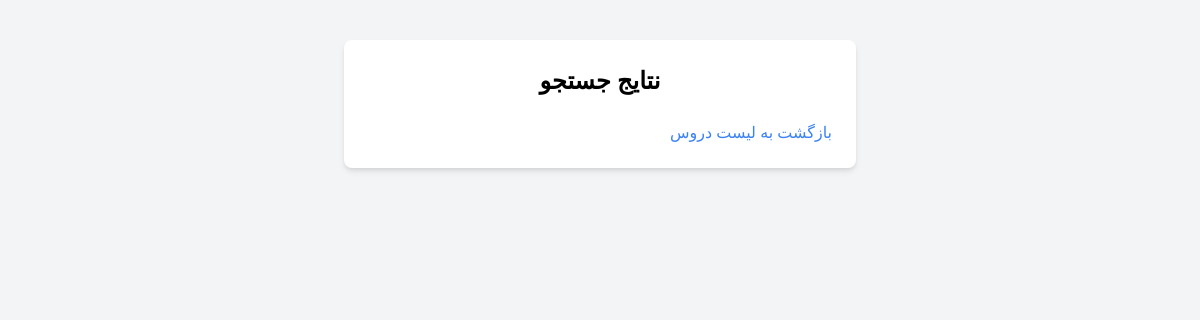
Page /search_courses on the earlier database version.
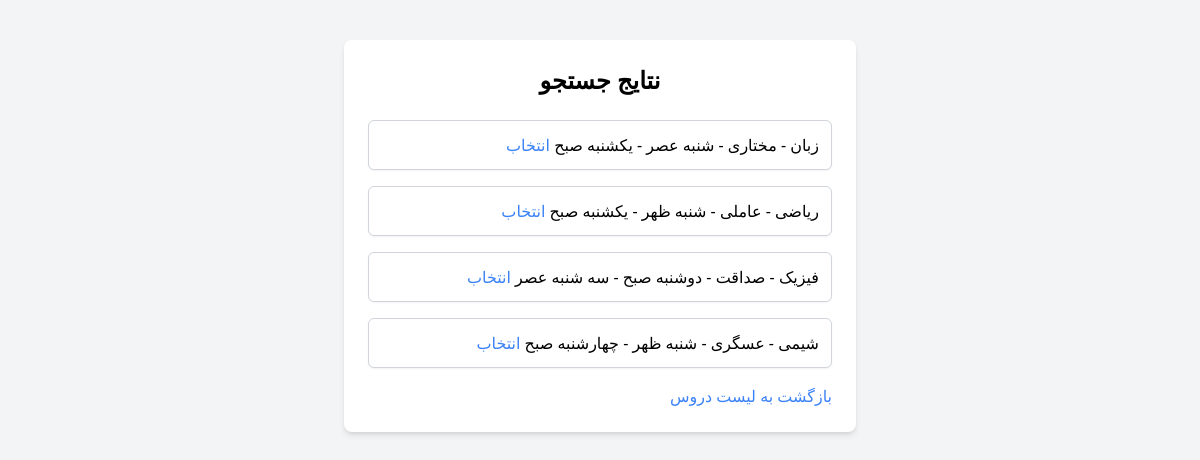
Same page on the later database version.
### user/models.py (models this page shows)
class Course(models.Model):
    course_name = models.CharField(max_length=100)
    instructor_name = models.CharField(max_length=100)
    schedule = models.CharField(max_length=50)

### user/views.py (the view)
# urls.py: path('search_courses', views.search_courses, name='search_courses'),
def search_courses(request):
    query = request.GET.get('search', '')
    result = Course.objects.filter(Q(course_name__contains=query) | Q(instructor_name__contains=query))
    return render(request, 'user/search_courses.html', {"courses": result})

### user/templates/user/search_courses.html (shortened to what this page needs)
{% load static %}
<!DOCTYPE html>
<html lang="fa" dir="rtl">
<head>
    <link href="https://cdn.jsdelivr.net/npm/tailwindcss@2.2.19/dist/tailwind.min.css" rel="stylesheet">
</head>
<body class="bg-gray-100">
    <div class="container mx-auto mt-10 p-6 bg-white rounded-lg shadow-md max-w-lg">
        <h2 class="text-2xl font-bold mb-6 text-center">نتایج جستجو</h2>
        <ul class="space-y-4">
            {% for course in courses %}
                <li class="p-3 bg-white border border-gray-300 rounded-md shadow-sm">{{ course.course_name }} - {{ course.instructor_name }} - {{ course.schedule }} <a href="{% url 'select_course' course.id %}" class="text-blue-500 hover:underline">انتخاب</a></li>
            {% endfor %}
        </ul>
        <a href="{% url 'student_dashboard' %}" class="block mt-4 text-blue-500 hover:underline">بازگشت به لیست دروس</a>
    </div>
</body>
</html>

Differences in the rows shown:
added Course: course_name "زبان", instructor_name "مختاری", schedule "شنبه عصر - یکشنبه صبح"
added Course: course_name "ریاضی", instructor_name "عاملی", schedule "شنبه ظهر - یکشنبه صبح"
added Course: course_name "فیزیک", instructor_name "صداقت", schedule "دوشنبه صبح - سه شنبه عصر"
added Course: course_name "شیمی", instructor_name "عسگری", schedule "شنبه ظهر - چهارشنبه صبح"
